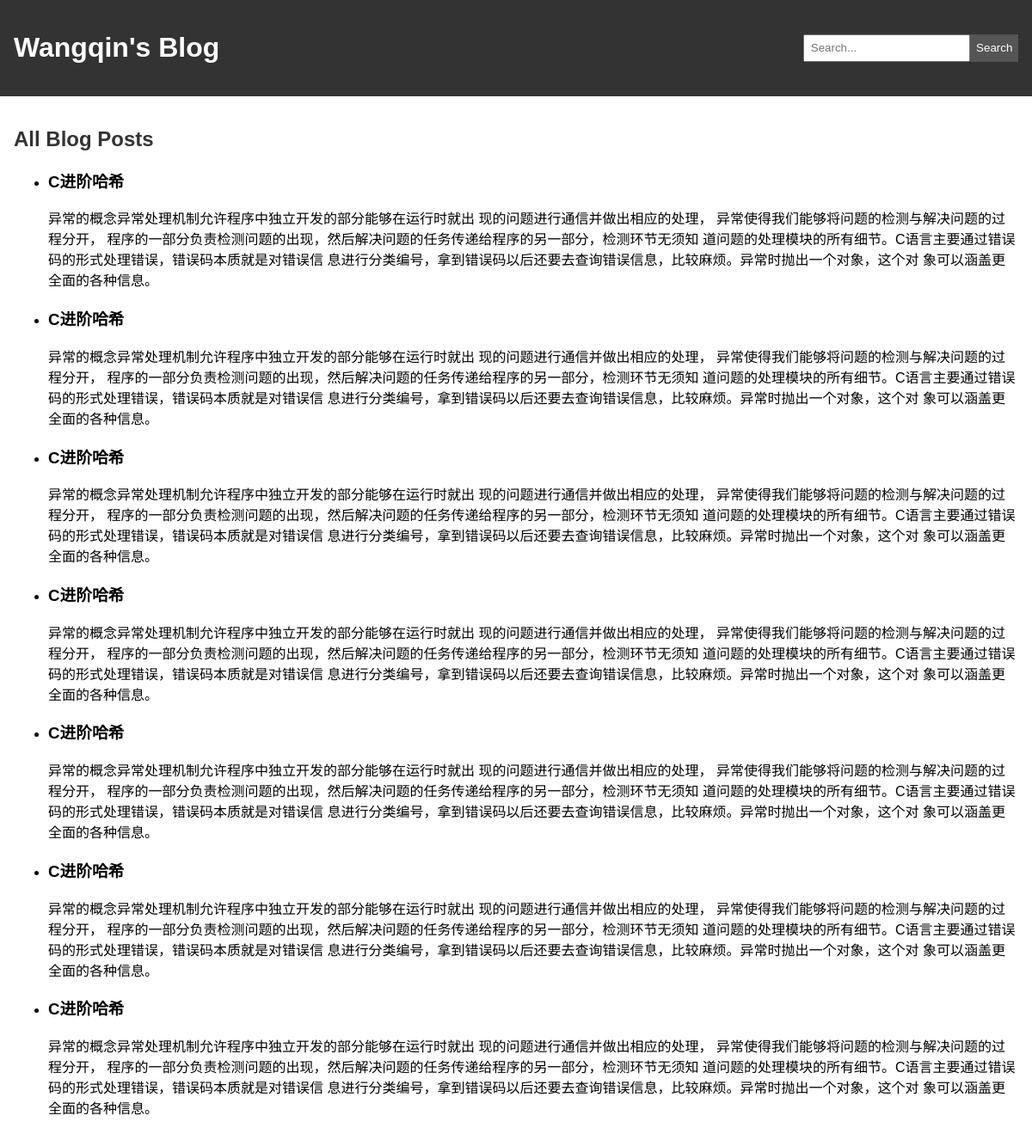
Before: / with the older database file.
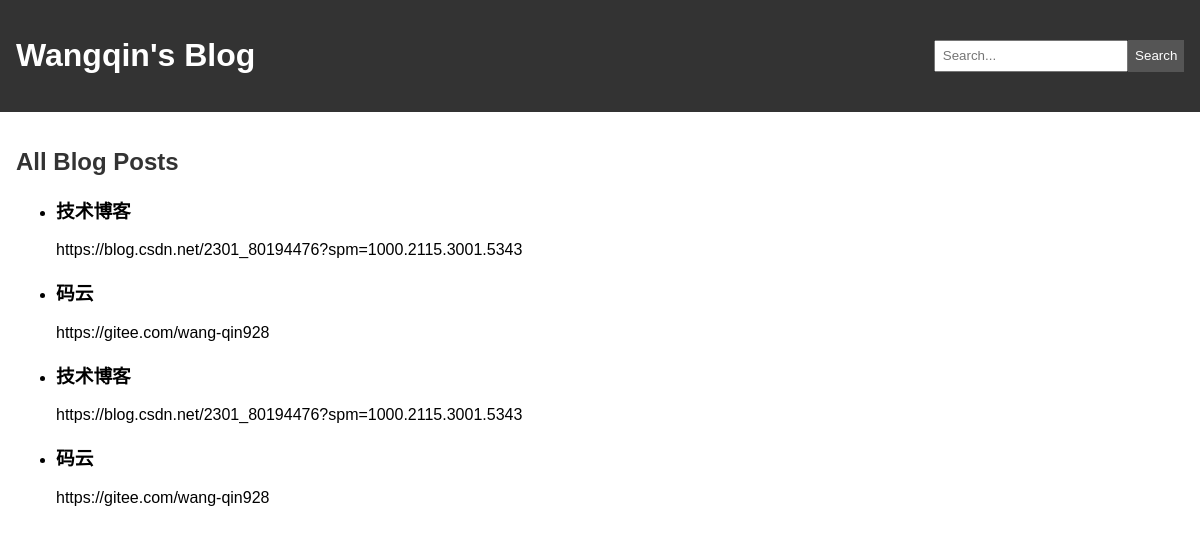
After: the same page with the newer database file.
### tables this page shows
CREATE TABLE posts (
                    id INTEGER PRIMARY KEY AUTOINCREMENT,
                    title TEXT NOT NULL,
                    content TEXT NOT NULL
                );

### app.py (the view)
@app.route("/")
def index():
    with sqlite3.connect("blog.db") as conn:
        cur = conn.cursor()
        cur.execute("SELECT * FROM posts")
        posts = cur.fetchall()
    return render_template("index.html", posts=posts)

### templates/index.html
{% extends "base.html" %}
{% block content %}
<h2>All Blog Posts</h2>
<ul>
    {% for post in posts %}
    <li>
        <h3>{{ post[1] }}</h3>
        <p>{{ post[2] }}</p>
    </li>
    {% endfor %}
</ul>
{% endblock %}

### templates/base.html (shortened to what this page needs)
<!DOCTYPE html>
<html lang="en">
<head>
    <link rel="stylesheet" href="/static/style.css">
</head>
<body>
    <header>
        <h1><a href="/">Wangqin's Blog</a></h1>
        <form action="/search" method="get">
            <input type="text" name="query" placeholder="Search..." required>
            <button type="submit">Search</button>
        </form>
    </header>
    <main>
        {% block content %}{% endblock %}
    </main>
</body>
</html>

### static/style.css (style rules this page uses)
body { font-family: Arial, sans-serif; margin: 0; padding: 0; }
header { background: #333; color: white; padding: 1em; display: flex; justify-content: space-between; align-items: center; }
header a { color: white; text-decoration: none; }
header form { display: flex; }
header input { padding: 0.5em; }
header button { padding: 0.5em; background: #555; color: white; border: none; cursor: pointer; }
main { padding: 1em; }
h2 { color: #333; }

Changed rows visible on the page:
removed posts: title "C进阶哈希", content "异常的概念异常处理机制允许程序中独⽴开发的部分能够在运⾏时就出 现的问题进⾏通信并做出相应的处理， 异常使得我们能够将问题的检测与解决问题的过程分开， 程序的⼀部分负责检测问题的出现，然后解决问题的任务传递给程序的另⼀部分，检测环节⽆须知 道问题的处理模块的所有细节。C语⾔主要通过错误码的形式处理错误，错误码本质就是对错误信 息进⾏分类编号，拿到错误码以后还要去查询错误信息，⽐较⿇烦。异常时抛出⼀个对象，这个对 象可以涵盖更全⾯的各种信息。"
removed posts: title "C进阶哈希", content "异常的概念异常处理机制允许程序中独⽴开发的部分能够在运⾏时就出 现的问题进⾏通信并做出相应的处理， 异常使得我们能够将问题的检测与解决问题的过程分开， 程序的⼀部分负责检测问题的出现，然后解决问题的任务传递给程序的另⼀部分，检测环节⽆须知 道问题的处理模块的所有细节。C语⾔主要通过错误码的形式处理错误，错误码本质就是对错误信 息进⾏分类编号，拿到错误码以后还要去查询错误信息，⽐较⿇烦。异常时抛出⼀个对象，这个对 象可以涵盖更全⾯的各种信息。"
removed posts: title "C进阶哈希", content "异常的概念异常处理机制允许程序中独⽴开发的部分能够在运⾏时就出 现的问题进⾏通信并做出相应的处理， 异常使得我们能够将问题的检测与解决问题的过程分开， 程序的⼀部分负责检测问题的出现，然后解决问题的任务传递给程序的另⼀部分，检测环节⽆须知 道问题的处理模块的所有细节。C语⾔主要通过错误码的形式处理错误，错误码本质就是对错误信 息进⾏分类编号，拿到错误码以后还要去查询错误信息，⽐较⿇烦。异常时抛出⼀个对象，这个对 象可以涵盖更全⾯的各种信息。"
removed posts: title "C进阶哈希", content "异常的概念异常处理机制允许程序中独⽴开发的部分能够在运⾏时就出 现的问题进⾏通信并做出相应的处理， 异常使得我们能够将问题的检测与解决问题的过程分开， 程序的⼀部分负责检测问题的出现，然后解决问题的任务传递给程序的另⼀部分，检测环节⽆须知 道问题的处理模块的所有细节。C语⾔主要通过错误码的形式处理错误，错误码本质就是对错误信 息进⾏分类编号，拿到错误码以后还要去查询错误信息，⽐较⿇烦。异常时抛出⼀个对象，这个对 象可以涵盖更全⾯的各种信息。"
removed posts: title "C进阶哈希", content "异常的概念异常处理机制允许程序中独⽴开发的部分能够在运⾏时就出 现的问题进⾏通信并做出相应的处理， 异常使得我们能够将问题的检测与解决问题的过程分开， 程序的⼀部分负责检测问题的出现，然后解决问题的任务传递给程序的另⼀部分，检测环节⽆须知 道问题的处理模块的所有细节。C语⾔主要通过错误码的形式处理错误，错误码本质就是对错误信 息进⾏分类编号，拿到错误码以后还要去查询错误信息，⽐较⿇烦。异常时抛出⼀个对象，这个对 象可以涵盖更全⾯的各种信息。"
removed posts: title "C进阶哈希", content "异常的概念异常处理机制允许程序中独⽴开发的部分能够在运⾏时就出 现的问题进⾏通信并做出相应的处理， 异常使得我们能够将问题的检测与解决问题的过程分开， 程序的⼀部分负责检测问题的出现，然后解决问题的任务传递给程序的另⼀部分，检测环节⽆须知 道问题的处理模块的所有细节。C语⾔主要通过错误码的形式处理错误，错误码本质就是对错误信 息进⾏分类编号，拿到错误码以后还要去查询错误信息，⽐较⿇烦。异常时抛出⼀个对象，这个对 象可以涵盖更全⾯的各种信息。"
removed posts: title "C进阶哈希", content "异常的概念异常处理机制允许程序中独⽴开发的部分能够在运⾏时就出 现的问题进⾏通信并做出相应的处理， 异常使得我们能够将问题的检测与解决问题的过程分开， 程序的⼀部分负责检测问题的出现，然后解决问题的任务传递给程序的另⼀部分，检测环节⽆须知 道问题的处理模块的所有细节。C语⾔主要通过错误码的形式处理错误，错误码本质就是对错误信 息进⾏分类编号，拿到错误码以后还要去查询错误信息，⽐较⿇烦。异常时抛出⼀个对象，这个对 象可以涵盖更全⾯的各种信息。"
added posts: title "技术博客", content "https://blog.csdn.net/2301_80194476?spm=1000.2115.3001.5343"
added posts: title "码云", content "https://gitee.com/wang-qin928"
added posts: title "技术博客", content "https://blog.csdn.net/2301_80194476?spm=1000.2115.3001.5343"
added posts: title "码云", content "https://gitee.com/wang-qin928"
